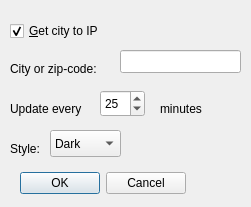
<?xml version="1.0" encoding="UTF-8"?>
<ui version="4.0">
 <class>SettingsWidget</class>
 <widget class="QDialog" name="SettingsWidget">
  <property name="geometry">
   <rect>
    <x>0</x>
    <y>0</y>
    <width>251</width>
    <height>207</height>
   </rect>
  </property>
  <property name="windowTitle">
   <string>Settings</string>
  </property>
  <widget class="QCheckBox" name="checkBoxCityToIp">
   <property name="geometry">
    <rect>
     <x>10</x>
     <y>20</y>
     <width>131</width>
     <height>22</height>
    </rect>
   </property>
   <property name="text">
    <string>&amp;Get city to IP</string>
   </property>
   <property name="checked">
    <bool>true</bool>
   </property>
  </widget>
  <widget class="QLabel" name="label">
   <property name="geometry">
    <rect>
     <x>10</x>
     <y>60</y>
     <width>101</width>
     <height>17</height>
    </rect>
   </property>
   <property name="text">
    <string>City or zip-code:</string>
   </property>
  </widget>
  <widget class="QLineEdit" name="lineCity">
   <property name="geometry">
    <rect>
     <x>120</x>
     <y>50</y>
     <width>121</width>
     <height>23</height>
    </rect>
   </property>
  </widget>
  <widget class="QLabel" name="label_2">
   <property name="geometry">
    <rect>
     <x>10</x>
     <y>140</y>
     <width>54</width>
     <height>17</height>
    </rect>
   </property>
   <property name="text">
    <string>Style:</string>
   </property>
  </widget>
  <widget class="QComboBox" name="comboBoxStyle">
   <property name="geometry">
    <rect>
     <x>50</x>
     <y>130</y>
     <width>71</width>
     <height>27</height>
    </rect>
   </property>
   <item>
    <property name="text">
     <string>Dark</string>
    </property>
   </item>
   <item>
    <property name="text">
     <string>Light</string>
    </property>
   </item>
  </widget>
  <widget class="QLabel" name="label_3">
   <property name="geometry">
    <rect>
     <x>10</x>
     <y>100</y>
     <width>81</width>
     <height>17</height>
    </rect>
   </property>
   <property name="text">
    <string>Update every </string>
   </property>
  </widget>
  <widget class="QSpinBox" name="spinBoxMinutes">
   <property name="geometry">
    <rect>
     <x>100</x>
     <y>90</y>
     <width>45</width>
     <height>27</height>
    </rect>
   </property>
   <property name="value">
    <number>25</number>
   </property>
  </widget>
  <widget class="QLabel" name="label_4">
   <property name="geometry">
    <rect>
     <x>160</x>
     <y>100</y>
     <width>54</width>
     <height>17</height>
    </rect>
   </property>
   <property name="text">
    <string>minutes</string>
   </property>
  </widget>
  <widget class="QDialogButtonBox" name="buttonBoxOkCancel">
   <property name="geometry">
    <rect>
     <x>10</x>
     <y>170</y>
     <width>176</width>
     <height>27</height>
    </rect>
   </property>
   <property name="standardButtons">
    <set>QDialogButtonBox::Cancel|QDialogButtonBox::Ok</set>
   </property>
  </widget>
 </widget>
 <layoutdefault spacing="6" margin="11"/>
 <tabstops>
  <tabstop>checkBoxCityToIp</tabstop>
  <tabstop>lineCity</tabstop>
  <tabstop>spinBoxMinutes</tabstop>
  <tabstop>comboBoxStyle</tabstop>
 </tabstops>
 <resources/>
 <connections/>
</ui>
